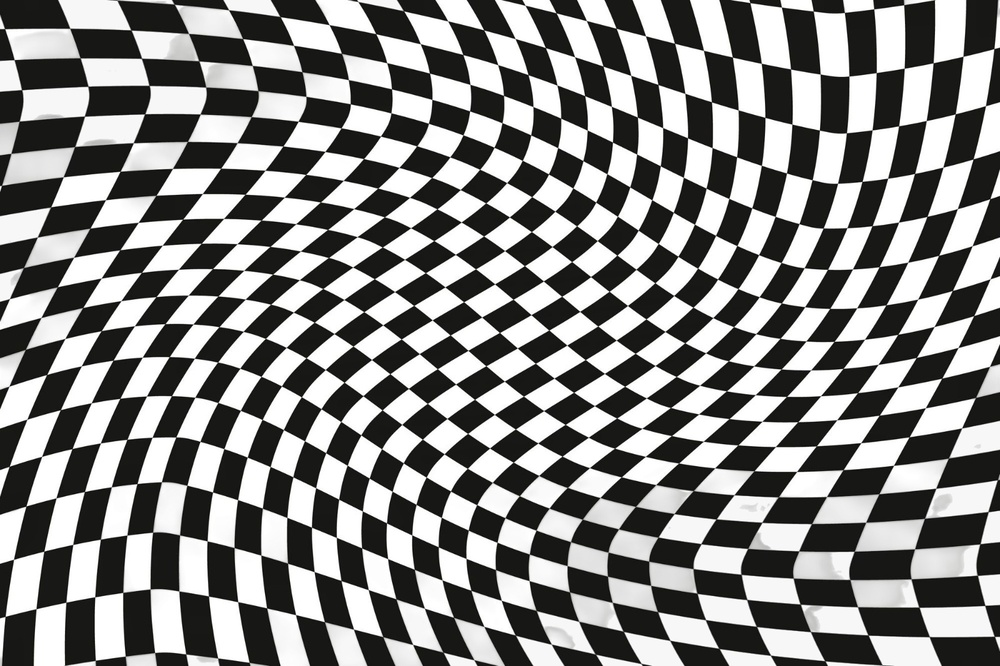
#> input picture hafta2/dama.jpg, 1000 x 666 px, shrunk from 1600 x 1066 before the run
$ python parca_thread.py
#> lines starting #> are read from the running program, lines starting #| are printed output that depends on the picture
"""Ödev 2: Dört görüntü parçasını farklı işlemlerle paralel ve sıralı işle.

Kullanım: python parca_thread.py [girdi] [cikti] [--tekrar 20]
Varsayılan: dama.jpg ve cikti klasörü.
"""
import argparse
from concurrent.futures import ThreadPoolExecutor
from pathlib import Path
from time import perf_counter

import cv2
import numpy as np

KLASOR = Path(__file__).resolve().parent


def _bol(gri):
    h, w = gri.shape
    y, x = h // 2, w // 2
    return [(gri[:y, :x], (slice(0, y), slice(0, x))),
            (gri[:y, x:], (slice(0, y), slice(x, w))),
            (gri[y:, :x], (slice(y, h), slice(0, x))),
            (gri[y:, x:], (slice(y, h), slice(x, w)))]


def _isle(girdi):
    sira, parca = girdi
    x = parca.astype(np.float32)
    if sira == 0:
        x += 50
    elif sira == 1:
        x -= 50
    elif sira == 2:
        x = 255 - x
    else:
        x = np.sqrt(x / 255) * 255  # Gamma 0.5
    return np.clip(x, 0, 255).astype(np.uint8)


def parcalari_isle(gri, paralel=True):
    bolumler = _bol(gri)
    girdiler = [(i, parca) for i, (parca, _) in enumerate(bolumler)]
    if paralel:
        with ThreadPoolExecutor(max_workers=4) as havuz:
            sonuclar = list(havuz.map(_isle, girdiler))
    else:
        sonuclar = [_isle(girdi) for girdi in girdiler]
    sonuc = np.empty_like(gri)
    for (_, konum), parca in zip(bolumler, sonuclar):
        sonuc[konum] = parca
    return sonuc


def _sure_olc(gri, paralel, tekrar):
    baslangic = perf_counter()
    for _ in range(tekrar):
        sonuc = parcalari_isle(gri, paralel)
    return (perf_counter() - baslangic) / tekrar, sonuc


def main():
    ap = argparse.ArgumentParser(description="Dört parçayı parlaklık işlemleriyle karşılaştır.")
    ap.add_argument("girdi", nargs="?", type=Path, default=KLASOR / "dama.jpg")
    ap.add_argument("cikti", nargs="?", type=Path, default=KLASOR / "cikti")
    ap.add_argument("--tekrar", type=int, default=20)
    args = ap.parse_args()
    if args.tekrar < 1:
        raise SystemExit("--tekrar en az 1 olmalı.")
    gri = cv2.imread(str(args.girdi), cv2.IMREAD_GRAYSCALE)
#> gri: shape (666, 1000); min 0, max 255, mean 135.1
    if gri is None:
        raise SystemExit(f"Görüntü okunamadı: {args.girdi}")
    tek, _ = _sure_olc(gri, False, args.tekrar)
#> the loop in _sure_olc, `for _ in range(tekrar):` made 20 passes
#> pass 1, in _sure_olc, `sonuc = parcalari_isle(gri, paralel)`:
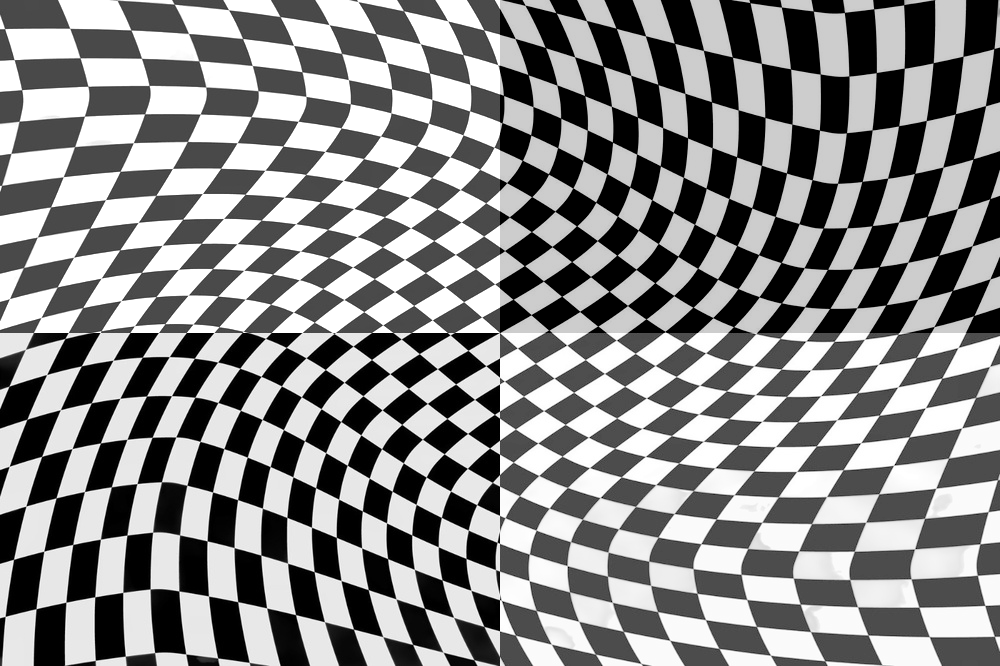
#> sonuc: shape (666, 1000); min 0, max 255, mean 136.1
#> tek = 0.00534
    dort, sonuc = _sure_olc(gri, True, args.tekrar)
#> dort = 0.00342
    args.cikti.mkdir(parents=True, exist_ok=True)
    if not cv2.imwrite(str(args.cikti / "parca_sonuc.png"), sonuc):
        raise SystemExit("parca_sonuc.png yazılamadı.")
    print(f"Ortalama süre ({args.tekrar} tekrar): 1 thread {tek:.6f} sn, 4 thread {dort:.6f} sn")
#| Ortalama süre (20 tekrar): 1 thread 0.005338 sn, 4 thread 0.003419 sn
    print("NumPy işlemleri GIL'i bırakır; küçük görüntüde thread açma maliyeti kazancı yiyebilir, sonucu ölçümle yorumlayın.")


if __name__ == "__main__":
    main()
